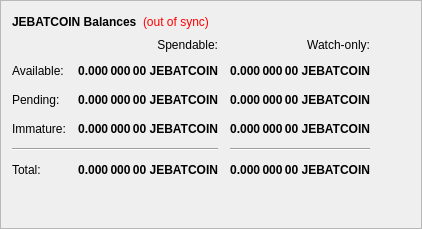
        <widget class="QFrame" name="frame">
         <property name="frameShape">
          <enum>QFrame::StyledPanel</enum>
         </property>
         <property name="frameShadow">
          <enum>QFrame::Raised</enum>
         </property>
         <layout class="QVBoxLayout" name="verticalLayout_4">
          <item>
           <layout class="QHBoxLayout" name="horizontalLayout_4">
            <item>
             <widget class="QLabel" name="label_5">
              <property name="font">
               <font>
                <weight>75</weight>
                <bold>true</bold>
               </font>
              </property>
              <property name="text">
               <string>JEBATCOIN Balances</string>
              </property>
             </widget>
            </item>
            <item>
             <widget class="QLabel" name="labelWalletStatus">
              <property name="cursor">
               <cursorShape>WhatsThisCursor</cursorShape>
              </property>
              <property name="toolTip">
               <string>The displayed information may be out of date. Your wallet automatically synchronizes with the JebatCoin network after a connection is established, but this process has not completed yet.</string>
              </property>
              <property name="styleSheet">
               <string notr="true">QLabel { color: red; }</string>
              </property>
              <property name="text">
               <string notr="true">(out of sync)</string>
              </property>
              <property name="alignment">
               <set>Qt::AlignLeading|Qt::AlignLeft|Qt::AlignVCenter</set>
              </property>
             </widget>
            </item>
            <item>
             <spacer name="horizontalSpacer_3">
              <property name="orientation">
               <enum>Qt::Horizontal</enum>
              </property>
              <property name="sizeHint" stdset="0">
               <size>
                <width>40</width>
                <height>20</height>
               </size>
              </property>
             </spacer>
            </item>
           </layout>
          </item>
          <item>
           <layout class="QGridLayout" name="gridLayout">
            <property name="spacing">
             <number>12</number>
            </property>
            <item row="2" column="2">
             <widget class="QLabel" name="labelWatchPending">
              <property name="font">
               <font>
                <weight>75</weight>
                <bold>true</bold>
               </font>
              </property>
              <property name="cursor">
               <cursorShape>IBeamCursor</cursorShape>
              </property>
              <property name="toolTip">
               <string>Unconfirmed transactions to watch-only addresses</string>
              </property>
              <property name="text">
               <string notr="true">0.000 000 00 JEBATCOIN</string>
              </property>
              <property name="alignment">
               <set>Qt::AlignRight|Qt::AlignTrailing|Qt::AlignVCenter</set>
              </property>
              <property name="textInteractionFlags">
               <set>Qt::LinksAccessibleByMouse|Qt::TextSelectableByKeyboard|Qt::TextSelectableByMouse</set>
              </property>
             </widget>
            </item>
            <item row="2" column="1">
             <widget class="QLabel" name="labelUnconfirmed">
              <property name="font">
               <font>
                <weight>75</weight>
                <bold>true</bold>
               </font>
              </property>
              <property name="cursor">
               <cursorShape>IBeamCursor</cursorShape>
              </property>
              <property name="toolTip">
               <string>Total of transactions that have yet to be confirmed, and do not yet count toward the spendable balance</string>
              </property>
              <property name="text">
               <string notr="true">0.000 000 00 JEBATCOIN</string>
              </property>
              <property name="alignment">
               <set>Qt::AlignRight|Qt::AlignTrailing|Qt::AlignVCenter</set>
              </property>
              <property name="textInteractionFlags">
               <set>Qt::LinksAccessibleByMouse|Qt::TextSelectableByKeyboard|Qt::TextSelectableByMouse</set>
              </property>
             </widget>
            </item>
            <item row="3" column="2">
             <widget class="QLabel" name="labelWatchImmature">
              <property name="font">
               <font>
                <weight>75</weight>
                <bold>true</bold>
               </font>
              </property>
              <property name="cursor">
               <cursorShape>IBeamCursor</cursorShape>
              </property>
              <property name="toolTip">
               <string>Staked or masternode rewards in watch-only addresses that has not yet matured</string>
              </property>
              <property name="text">
               <string notr="true">0.000 000 00 JEBATCOIN</string>
              </property>
              <property name="alignment">
               <set>Qt::AlignRight|Qt::AlignTrailing|Qt::AlignVCenter</set>
              </property>
              <property name="textInteractionFlags">
               <set>Qt::LinksAccessibleByMouse|Qt::TextSelectableByKeyboard|Qt::TextSelectableByMouse</set>
              </property>
             </widget>
            </item>
            <item row="4" column="0" colspan="2">
             <widget class="Line" name="lineSpendableBalance">
              <property name="orientation">
               <enum>Qt::Horizontal</enum>
              </property>
             </widget>
            </item>
            <item row="4" column="2">
             <widget class="Line" name="lineWatchBalance">
              <property name="sizePolicy">
               <sizepolicy hsizetype="Preferred" vsizetype="Fixed">
                <horstretch>0</horstretch>
                <verstretch>0</verstretch>
               </sizepolicy>
              </property>
              <property name="minimumSize">
               <size>
                <width>140</width>
                <height>0</height>
               </size>
              </property>
              <property name="orientation">
               <enum>Qt::Horizontal</enum>
              </property>
             </widget>
            </item>
            <item row="5" column="0">
             <widget class="QLabel" name="labelTotalText">
              <property name="text">
               <string>Total:</string>
              </property>
             </widget>
            </item>
            <item row="3" column="1">
             <widget class="QLabel" name="labelImmature">
              <property name="font">
               <font>
                <weight>75</weight>
                <bold>true</bold>
               </font>
              </property>
              <property name="cursor">
               <cursorShape>IBeamCursor</cursorShape>
              </property>
              <property name="toolTip">
               <string>Staked or masternode rewards that has not yet matured</string>
              </property>
              <property name="text">
               <string notr="true">0.000 000 00 JEBATCOIN</string>
              </property>
              <property name="alignment">
               <set>Qt::AlignRight|Qt::AlignTrailing|Qt::AlignVCenter</set>
              </property>
              <property name="textInteractionFlags">
               <set>Qt::LinksAccessibleByMouse|Qt::TextSelectableByKeyboard|Qt::TextSelectableByMouse</set>
              </property>
             </widget>
            </item>
            <item row="2" column="3">
             <spacer name="horizontalSpacer_2">
              <property name="orientation">
               <enum>Qt::Horizontal</enum>
              </property>
              <property name="sizeHint" stdset="0">
               <size>
                <width>40</width>
                <height>20</height>
               </size>
              </property>
             </spacer>
            </item>
            <item row="3" column="0">
             <widget class="QLabel" name="labelImmatureText">
              <property name="text">
               <string>Immature:</string>
              </property>
             </widget>
            </item>
            <item row="5" column="1">
             <widget class="QLabel" name="labelTotal">
              <property name="font">
               <font>
                <weight>75</weight>
                <bold>true</bold>
               </font>
              </property>
              <property name="cursor">
               <cursorShape>IBeamCursor</cursorShape>
              </property>
              <property name="toolTip">
               <string>Your current total balance</string>
              </property>
              <property name="text">
               <string notr="true">0.000 000 00 JEBATCOIN</string>
              </property>
              <property name="alignment">
               <set>Qt::AlignRight|Qt::AlignTrailing|Qt::AlignVCenter</set>
              </property>
              <property name="textInteractionFlags">
               <set>Qt::LinksAccessibleByMouse|Qt::TextSelectableByKeyboard|Qt::TextSelectableByMouse</set>
              </property>
             </widget>
            </item>
            <item row="5" column="2">
             <widget class="QLabel" name="labelWatchTotal">
              <property name="font">
               <font>
                <weight>75</weight>
                <bold>true</bold>
               </font>
              </property>
              <property name="cursor">
               <cursorShape>IBeamCursor</cursorShape>
              </property>
              <property name="toolTip">
               <string>Current total balance in watch-only addresses</string>
              </property>
              <property name="text">
               <string notr="true">0.000 000 00 JEBATCOIN</string>
              </property>
              <property name="alignment">
               <set>Qt::AlignRight|Qt::AlignTrailing|Qt::AlignVCenter</set>
              </property>
              <property name="textInteractionFlags">
               <set>Qt::LinksAccessibleByMouse|Qt::TextSelectableByKeyboard|Qt::TextSelectableByMouse</set>
              </property>
             </widget>
            </item>
            <item row="0" column="2">
             <widget class="QLabel" name="labelWatchonly">
              <property name="text">
               <string>Watch-only:</string>
              </property>
              <property name="alignment">
               <set>Qt::AlignRight|Qt::AlignTrailing|Qt::AlignVCenter</set>
              </property>
             </widget>
            </item>
            <item row="1" column="0">
             <widget class="QLabel" name="labelBalanceText">
              <property name="text">
               <string>Available:</string>
              </property>
             </widget>
            </item>
            <item row="1" column="1">
             <widget class="QLabel" name="labelBalance">
              <property name="font">
               <font>
                <weight>75</weight>
                <bold>true</bold>
               </font>
              </property>
              <property name="cursor">
               <cursorShape>IBeamCursor</cursorShape>
              </property>
              <property name="toolTip">
               <string>Your current spendable balance</string>
              </property>
              <property name="text">
               <string notr="true">0.000 000 00 JEBATCOIN</string>
              </property>
              <property name="alignment">
               <set>Qt::AlignRight|Qt::AlignTrailing|Qt::AlignVCenter</set>
              </property>
              <property name="textInteractionFlags">
               <set>Qt::LinksAccessibleByMouse|Qt::TextSelectableByKeyboard|Qt::TextSelectableByMouse</set>
              </property>
             </widget>
            </item>
            <item row="1" column="2">
             <widget class="QLabel" name="labelWatchAvailable">
              <property name="font">
               <font>
                <weight>75</weight>
                <bold>true</bold>
               </font>
              </property>
              <property name="cursor">
               <cursorShape>IBeamCursor</cursorShape>
              </property>
              <property name="toolTip">
               <string>Your current balance in watch-only addresses</string>
              </property>
              <property name="text">
               <string notr="true">0.000 000 00 JEBATCOIN</string>
              </property>
              <property name="alignment">
               <set>Qt::AlignRight|Qt::AlignTrailing|Qt::AlignVCenter</set>
              </property>
              <property name="textInteractionFlags">
               <set>Qt::LinksAccessibleByMouse|Qt::TextSelectableByKeyboard|Qt::TextSelectableByMouse</set>
              </property>
             </widget>
            </item>
            <item row="2" column="0">
             <widget class="QLabel" name="labelPendingText">
              <property name="text">
               <string>Pending:</string>
              </property>
             </widget>
            </item>
            <item row="0" column="1">
             <widget class="QLabel" name="labelSpendable">
              <property name="text">
               <string>Spendable:</string>
              </property>
              <property name="alignment">
               <set>Qt::AlignRight|Qt::AlignTrailing|Qt::AlignVCenter</set>
              </property>
             </widget>
            </item>
           </layout>
          </item>
          <item>
           <spacer name="verticalSpacer_4">
            <property name="orientation">
             <enum>Qt::Vertical</enum>
            </property>
            <property name="sizeHint" stdset="0">
             <size>
              <width>20</width>
              <height>40</height>
             </size>
            </property>
           </spacer>
          </item>
         </layout>
        </widget>
